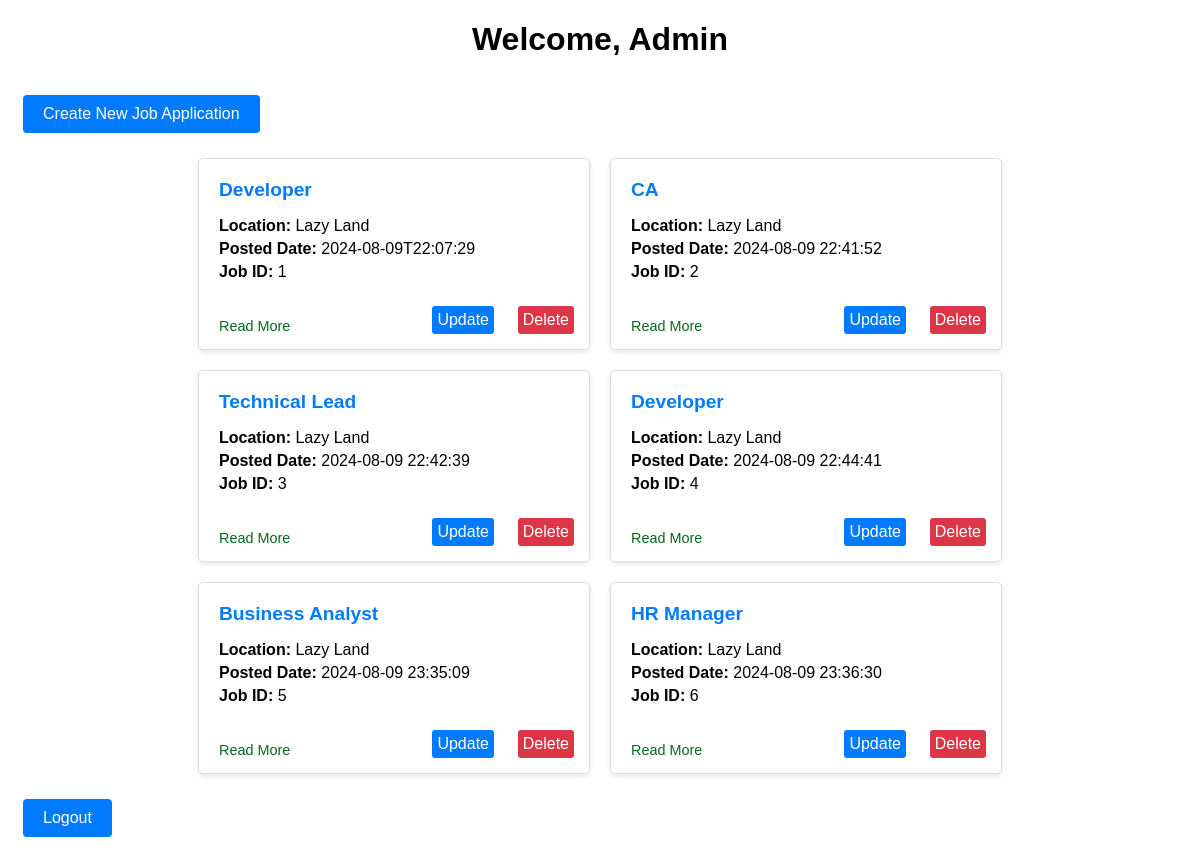
Page /admin/admin_dashboard (signed in) on the committed database.
### tables this page shows
CREATE TABLE job_applications (
                id INTEGER PRIMARY KEY AUTOINCREMENT,
                position TEXT NOT NULL,
                company TEXT NOT NULL,
                location TEXT NOT NULL,
                experience_range TEXT NOT NULL,
                description TEXT NOT NULL,
                posted_date TEXT NOT NULL
            );

### admin.py (the view)
@admin_blueprint.route('/admin_dashboard')
def dashboard():
    if 'username' not in session or not is_admin(session['username']):
        flash('You are not authorized to access this page.')
        return redirect(url_for('auth.sign_in'))
    db = get_db()
    job_applications = db.execute('SELECT id, position, company, location, experience_range, description, posted_date FROM job_applications').fetchall()
    return render_template('admin_dashboard.html', job_applications=job_applications)

### admin.py (called while the page is built)
def is_admin(username):
    db = get_db()
    user_info = db.execute('SELECT is_admin FROM users WHERE username = ?', (username,)).fetchone()
    return user_info['is_admin'] == 1

### create_db.py (called while the page is built)
def get_db():
    conn = sqlite3.connect(DATABASE)
    conn.row_factory = sqlite3.Row
    return conn

### templates/admin_dashboard.html (shortened to what this page needs)
<!DOCTYPE html>
<html lang="en">
<head>
    <link rel="stylesheet" href="{{ url_for('static', filename='admin_dashboard.css') }}">
</head>
<body>
    <h1>Welcome, Admin</h1>
    <a href="{{ url_for('admin.create_job') }}">Create New Job Application</a>
    <div class="job-applications">
        {% for job in job_applications %}
        <div class="job-box" onclick="window.location.href='{{ url_for('admin.view_job', job_id=job.id) }}'">
            <h2 class="job-title">{{ job.position }}</h2>
            <p><strong>Location:</strong> {{ job.location }}</p>
            <p><strong>Posted Date:</strong> {{ job.posted_date }}</p>
            <p><strong>Job ID:</strong> {{ job.id }}</p>
            <p class="read-more">Read More</p>
            <a href="{{ url_for('admin.edit_job', job_id=job.id) }}" class="update-btn">Update</a>
            <a href="{{ url_for('admin.delete_job', job_id=job.id) }}" class="delete-btn" onclick="return confirm('Are you sure you want to delete this job?');">Delete</a>
        </div>
        {% endfor %}
    </div>
    <a href="{{url_for('auth.sign_out')}}">Logout</a>
</body>
</html>

### static/admin_dashboard.css (style rules this page uses)
body { font-family: Arial, sans-serif; }
h1 { text-align: center; }
a { display: inline-block; margin: 15px; padding: 10px 20px; background-color: #007bff; color: #fff; text-decoration: none; border-radius: 4px; text-align: center; }
.job-applications { display: flex; flex-wrap: wrap; justify-content: center; }
.job-box { border: 1px solid #ddd; padding: 20px; margin: 10px; border-radius: 5px; width: 350px; min-height: 150px; box-shadow: 0 2px 5px rgba(0, 0, 0, 0.1); position: relative; transition: background-color 0.3s; }
.job-box h2 { margin-top: 0; color: #007bff; }
.job-box p { margin: 5px 0; }
.job-title { font-size: 1.2em; color: #333; }
.update-btn, .delete-btn { position: absolute; display: inline-block; padding: 5px 5px; bottom: 10px; margin: 5px; color: white; text-decoration: none; border-radius: 3px; }
.update-btn { background-color: #007bff; right: 90px; }
.delete-btn { background-color: #dc3545; right: 10px; }
.read-more { position: absolute; bottom: 10px; left: 20px; font-size: 0.9em; color: #08691b; background: transparent; text-decoration: none; }

### rows in the picture
job_applications: position "Developer", location "Lazy Land", posted_date "2024-08-09T22:07:29", id "1"
job_applications: position "CA", location "Lazy Land", posted_date "2024-08-09 22:41:52", id "2"
job_applications: position "Technical Lead", location "Lazy Land", posted_date "2024-08-09 22:42:39", id "3"
job_applications: position "Developer", location "Lazy Land", posted_date "2024-08-09 22:44:41", id "4"
job_applications: position "Business Analyst", location "Lazy Land", posted_date "2024-08-09 23:35:09", id "5"
job_applications: position "HR Manager", location "Lazy Land", posted_date "2024-08-09 23:36:30", id "6"
